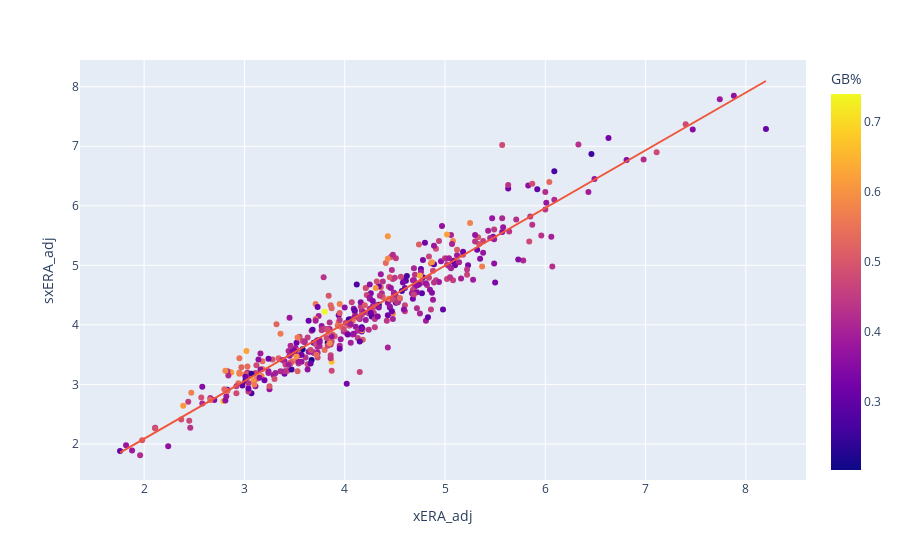

This figure's notebook cell:
### Code cell
import plotly.express as px

px.scatter(df_2023.loc[df_2023['IP']>20], x='xERA_adj', y='sxERA_adj', color='GB%', hover_name='Name', hover_data=['ERA', 'xERA'], trendline='ols')

### Figure 1 — Plotly figure (JSON) as saved in the notebook; plotly's stock layout.template omitted (floating-point values rounded to 4 significant figures; data arrays with more than 128 entries replaced by an {"elided": "..."} marker saying what was removed)
{"data": [{"customdata": {"elided": "434x2 float values"}, "hovertemplate": "<b>%{hovertext}</b><br><br>xERA_adj=%{x}<br>sxERA_adj=%{y}<br>ERA=%{customdata[0]}<br>xERA=%{customdata[1]}<br>GB%=%{marker.color}<extra></extra>", "hovertext": {"elided": "434 str values"}, "legendgroup": "", "marker": {"color": {"elided": "434 float values"}, "coloraxis": "coloraxis", "symbol": "circle"}, "mode": "markers", "name": "", "orientation": "v", "showlegend": false, "type": "scatter", "x": {"elided": "434 float values"}, "xaxis": "x", "y": {"elided": "434 float values"}, "yaxis": "y"}, {"hovertemplate": "<b>OLS trendline</b><br>sxERA_adj = 0.969058 * xERA_adj + 0.150256<br>R<sup>2</sup>=0.911202<br><br>xERA_adj=%{x}<br>sxERA_adj=%{y} <b>(trend)</b><extra></extra>", "legendgroup": "", "marker": {"symbol": "circle"}, "mode": "lines", "name": "", "showlegend": false, "type": "scatter", "x": {"elided": "434 float values"}, "xaxis": "x", "y": {"elided": "434 float values"}, "yaxis": "y"}], "layout": {"coloraxis": {"colorbar": {"title": {"text": "GB%"}}, "colorscale": [[0, "#0d0887"], [0.1111, "#46039f"], [0.2222, "#7201a8"], [0.3333, "#9c179e"], [0.4444, "#bd3786"], [0.5556, "#d8576b"], [0.6667, "#ed7953"], [0.7778, "#fb9f3a"], [0.8889, "#fdca26"], [1, "#f0f921"]]}, "legend": {"tracegroupgap": 0}, "margin": {"t": 60}, "xaxis": {"anchor": "y", "domain": [0, 1], "title": {"text": "xERA_adj"}}, "yaxis": {"anchor": "x", "domain": [0, 1], "title": {"text": "sxERA_adj"}}}}
